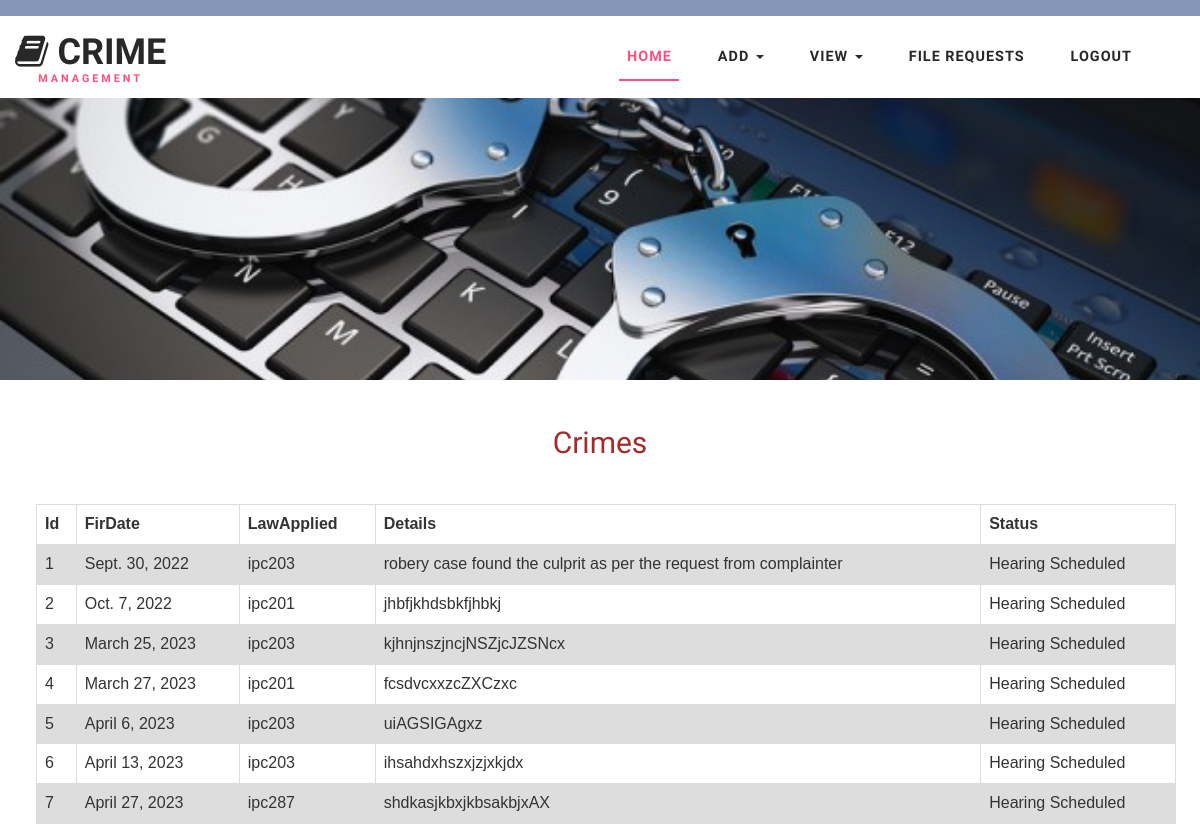
Screenshot of /stationaddheardetails with the database file from the repository.
### crimeapp/models.py (models this page shows)
class Fir(models.Model):
    cid=models.ForeignKey(Complaint,on_delete=models.CASCADE,blank=True,null=True)
    crid=models.ForeignKey(Criminal,on_delete=models.CASCADE,blank=True,null=True)
    firdate=models.DateField(auto_now=True)
    lawapplied=models.CharField(max_length=100)
    details=models.CharField(max_length=100)

### crimeapp/views.py (the view)
# urls.py: path('stationaddheardetails', views.stationaddheardetails),
def stationaddheardetails(request):
    fid=Fir.objects.all().values('id')
    d = Hearing.objects.filter(firid__in=fid).values_list('firid',flat=True)
    print(d)
    data=Fir.objects.all()
    return render(request, 'stationaddheardetails.html', {'data': data,'d':d})

### template/stationaddheardetails.html (shortened to what this page needs)
{% extends 'stationheader.html' %}
{% block content1 %}
<form method="POST">
<br>
<br>
<h2 align="center" style="color:brown">Crimes</h2>
<br>
<br>
<table align="center">
    {% if data %}
   <tr>
    <th>Id</th>
    <th>FirDate</th>
    <th>LawApplied</th>
    <th>Details</th>
    <th colspan="2">Status</th>
   </tr>
    {% for x in data %}
    <tr>
        <td>{{x.id}}</td>
        <td>{{x.firdate}}</td>
        <td>{{x.lawapplied}}</td>
        <td>{{x.details}}</td>
        {% if x.id not in d  %}
        <td><a href='/stationaddhearing?id={{x.id}}'>Add Hearing</a></td>
        {% else %}
        <td>Hearing Scheduled</td>
        {% endif %}
    </tr>
    {% endfor %}
    {% else %}
   <center><h1>No Data Found</h1></center>
    {% endif %}
</table>
{% endblock %}

### static/css/style.css (style rules this page uses)
html, body { margin: 0; font-size: 100%; background: #fff; font-family: 'Work Sans', sans-serif; }
h1, h2, h3, h4, h5, h6 { margin: 0; font-family: 'Work Sans', sans-serif; }

### template/stationaddheardetails.html (style rules this page uses)
table { font-family: arial, sans-serif; border-collapse: collapse; width: 95%; margin-left: 3%; border: #000000; }
td, th { border: 1px solid #dddddd; text-align: left; padding: 8px; }
tr:nth-child(even) { background-color: #dddddd; }

### rows the page displays
Fir: id "1", firdate "Sept. 30, 2022", lawapplied "ipc203", details "robery case found the culprit as per the request from complainter", shows "Hearing Scheduled"
Fir: id "2", firdate "Oct. 7, 2022", lawapplied "ipc201", details "jhbfjkhdsbkfjhbkj", shows "Hearing Scheduled"
Fir: id "3", firdate "March 25, 2023", lawapplied "ipc203", details "kjhnjnszjncjNSZjcJZSNcx", shows "Hearing Scheduled"
Fir: id "4", firdate "March 27, 2023", lawapplied "ipc201", details "fcsdvcxxzcZXCzxc", shows "Hearing Scheduled"
Fir: id "5", firdate "April 6, 2023", lawapplied "ipc203", details "uiAGSIGAgxz", shows "Hearing Scheduled"
Fir: id "6", firdate "April 13, 2023", lawapplied "ipc203", details "ihsahdxhszxjzjxkjdx", shows "Hearing Scheduled"
Fir: id "7", firdate "April 27, 2023", lawapplied "ipc287", details "shdkasjkbxjkbsakbjxAX", shows "Hearing Scheduled"
